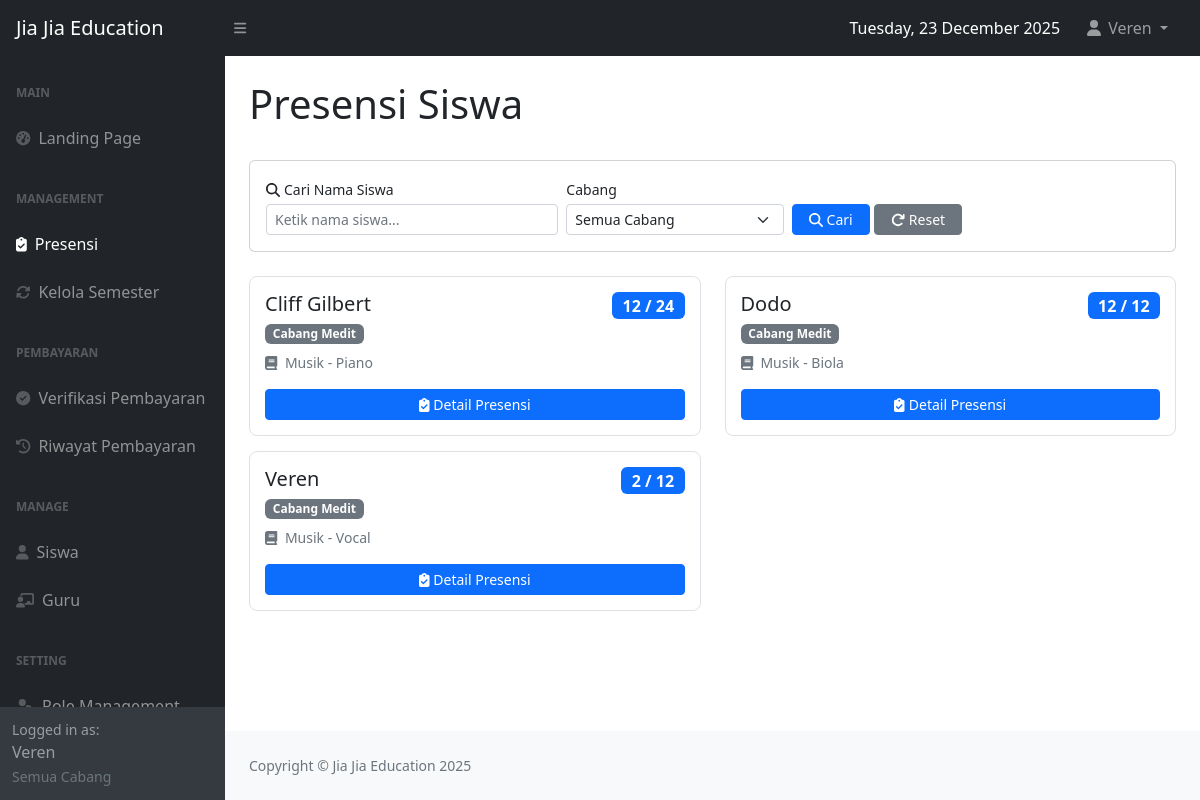
The page /absensi.php (signed in) on the database its author committed.
### tables this page shows
CREATE TABLE `siswa` (
  `siswa_id` int(11) NOT NULL,
  `name` varchar(255) NOT NULL,
  `username` varchar(50) DEFAULT NULL,
  `password` varchar(255) DEFAULT NULL,
  `jenis_kelamin` enum('P','L') NOT NULL,
  `tanggal_lahir` date NOT NULL,
  `cabang_id` int(11) NOT NULL,
  `asal_sekolah` varchar(255) NOT NULL,
  `nama_orangtua` varchar(100) DEFAULT NULL,
  `no_telp` varchar(20) DEFAULT NULL,
  `status` enum('aktif','nonaktif','cuti') NOT NULL,
  `created_at` datetime NOT NULL
);

CREATE TABLE `cabang` (
  `cabang_id` int(11) NOT NULL,
  `nama_cabang` varchar(100) NOT NULL
);

### check_login.php (called while the page is built, shortened)
<?php
function getUserFullName() {
    return $_SESSION['full_name'] ?? 'User';
}
?>

### absensi.php (the view, shortened to what this page needs)
<?php
require 'check_login.php';
require 'config.php';
$current_user_name = getUserFullName();
$current_user_role_id = $_SESSION['role_id'];
$current_user_cabang_name = $_SESSION['cabang_name'] ?? 'Semua Cabang';
$filter_search = isset($_GET['search']) ? trim($_GET['search']) : '';
try {
    $query_siswa = "
        SELECT DISTINCT
            s.siswa_id,
            s.name as nama_siswa,
            s.cabang_id,
            c.nama_cabang,
            COUNT(DISTINCT sd.datales_id) as jumlah_paket,
            GROUP_CONCAT(DISTINCT CONCAT(jl.name, ' - ', tl.name) SEPARATOR ' | ') as nama_paket_list
        FROM siswa s
        INNER JOIN cabang c ON s.cabang_id = c.cabang_id
        LEFT JOIN siswa_datales sd ON s.siswa_id = sd.siswa_id AND sd.status = 'aktif' AND sd.is_history = 0
        LEFT JOIN datales d ON sd.datales_id = d.datales_id
        LEFT JOIN jenistingkat jt ON d.jenistingkat_id = jt.jenistingkat_id
        LEFT JOIN tipeles tl ON jt.tipeles_id = tl.tipeles_id
        LEFT JOIN jenisles jl ON tl.jenisles_id = jl.jenisles_id
        WHERE s.status = 'aktif'
    ";
    $query_siswa .= "
        GROUP BY s.siswa_id, s.name, s.cabang_id, c.nama_cabang
        ORDER BY c.nama_cabang ASC, s.name ASC
    ";
    $stmt_siswa = $conn->prepare($query_siswa);
    if (!$stmt_siswa->execute()) {
        throw new Exception("Execute failed: " . $stmt_siswa->error);
    }
    $siswa_temp = $stmt_siswa->get_result()->fetch_all(MYSQLI_ASSOC);
    $siswa_data = [];
    foreach ($siswa_temp as $siswa) {
        $stmt_progress = $conn->prepare("
            SELECT
                COUNT(*) as total_pertemuan,
                SUM(CASE WHEN status_pertemuan IN ('hadir', 'tidak_hadir', 'sakit') THEN 1 ELSE 0 END) as total_diabsen
            FROM jadwal_pertemuan jp
            INNER JOIN siswa_datales sd ON jp.siswa_id = sd.siswa_id AND jp.datales_id = sd.datales_id
            WHERE jp.siswa_id = ? AND sd.status = 'aktif' AND sd.is_history = FALSE
        ");
        $stmt_progress->bind_param("i", $siswa['siswa_id']);
        $stmt_progress->execute();
        $progress = $stmt_progress->get_result()->fetch_assoc();
        $siswa['total_pertemuan'] = $progress['total_pertemuan'];
        $siswa['total_diabsen'] = $progress['total_diabsen'];
        $siswa_data[] = $siswa;
    }
} catch (Exception $e) {
    error_log("Error loading siswa: " . $e->getMessage());
    echo "<div class='container mt-3'><div class='alert alert-danger'>";
    echo "<strong>Error:</strong> " . htmlspecialchars($e->getMessage());
    echo "</div></div>";
    $siswa_data = [];
}
?>
<!DOCTYPE html>
<html lang="id">
<head>
    <link href="https://cdn.jsdelivr.net/npm/bootstrap@5.2.3/dist/css/bootstrap.min.css" rel="stylesheet" />
    <link href="css/styles.css" rel="stylesheet" />
</head>
<body class="sb-nav-fixed">
    <nav class="sb-topnav navbar navbar-expand navbar-dark bg-dark">
        <a class="navbar-brand ps-3" href="index.php">Jia Jia Education</a>
        <button class="btn btn-link btn-sm order-1 order-lg-0 me-4 me-lg-0" id="sidebarToggle"><i class="fas fa-bars"></i></button>
        <ul class="navbar-nav ms-auto ms-md-0 me-3 me-lg-4">
            <li class="nav-item d-none d-md-flex align-items-center me-3">
                <span class="text-white">
                    <?php
                    $days_id = ['Sunday', 'Monday', 'Tuesday', 'Wednesday', 'Thursday', 'Friday', 'Saturday'];
                    $months_id = ['', 'January', 'February', 'March', 'April', 'May', 'June', 'July', 'August', 'September', 'October', 'November', 'December'];
                    $day = $days_id[date('w')];
                    $date = date('d');
                    $month = $months_id[date('n')];
                    $year = date('Y');
                    echo "$day, $date $month $year";
                    ?>
                </span>
            </li>
            <li class="nav-item dropdown">
                <a class="nav-link dropdown-toggle" id="navbarDropdown" href="#" role="button" data-bs-toggle="dropdown" aria-expanded="false">
                    <i class="fas fa-user fa-fw"></i> <?php echo htmlspecialchars($current_user_name); ?>
                </a>
            </li>
        </ul>
    </nav>
    <div id="layoutSidenav">
        <div id="layoutSidenav_nav">
            <nav class="sb-sidenav accordion sb-sidenav-dark">
                <div class="sb-sidenav-menu">
                    <div class="nav">
                        <div class="sb-sidenav-menu-heading">Main</div>
                        <a class="nav-link" href="index.php">
                            <div class="sb-nav-link-icon"><i class="fas fa-tachometer-alt"></i></div>
                            Landing Page
                        </a>
                        <div class="sb-sidenav-menu-heading">Management</div>
                        <a class="nav-link active" href="absensi.php">
                            <div class="sb-nav-link-icon"><i class="fas fa-clipboard-check"></i></div>
                            Presensi
                        </a>
                        <a class="nav-link" href="kelola_semester.php">
                            <div class="sb-nav-link-icon"><i class="fas fa-sync-alt"></i></div>
                            Kelola Semester
                        </a>
                        <?php if ($current_user_role_id == 1): ?>
                        <div class="sb-sidenav-menu-heading">Pembayaran</div>
                        <a class="nav-link" href="verifikasi_pembayaran.php">
                            <div class="sb-nav-link-icon"><i class="fas fa-check-circle"></i></div>
                            Verifikasi Pembayaran
                        </a>
                        <a class="nav-link" href="riwayat_pembayaran.php">
                            <div class="sb-nav-link-icon"><i class="fas fa-history"></i></div>
                            Riwayat Pembayaran
                        </a>
                        <?php endif; ?>
                        <?php if ($current_user_role_id <= 2): ?>
                        <div class="sb-sidenav-menu-heading">Manage</div>
                        <a class="nav-link" href="siswa.php">
                            <div class="sb-nav-link-icon"><i class="fas fa-user"></i></div>
                            Siswa
                        </a>
                        <?php endif; ?>
                        <?php if ($current_user_role_id == 1): ?>
                        <a class="nav-link" href="guru.php">
                            <div class="sb-nav-link-icon"><i class="fas fa-chalkboard-teacher"></i></div>
                            Guru
                        </a>
                        <?php endif; ?>
                        <div class="sb-sidenav-menu-heading">Setting</div>
                        <?php if ($current_user_role_id == 1): ?>
                        <a class="nav-link" href="role.php">
                            <div class="sb-nav-link-icon"><i class="fas fa-user-tag"></i></div>
                            Role Management
                        </a>
                        <?php endif; ?>
                    </div>
                </div>
                <div class="sb-sidenav-footer">
                    <div class="small">Logged in as:</div>
                    <?php echo htmlspecialchars($current_user_name); ?><br>
                    <small class="text-muted"><?php echo htmlspecialchars($current_user_cabang_name); ?></small>
                </div>
            </nav>
        </div>
        <div id="layoutSidenav_content">
            <main>
                <div class="container-fluid px-4">
                    <h1 class="mt-4">Presensi Siswa</h1>
                    <br>
                    <div class="card mb-4">
                        <div class="card-body py-3">
                            <form method="GET" class="row g-2 align-items-end">
                                <div class="col-md-4">
                                    <label class="form-label small mb-1">
                                        <i class="fas fa-search me-1"></i>Cari Nama Siswa
                                    </label>
                                    <input type="text"
                                        class="form-control form-control-sm"
                                        name="search"
                                        value="<?php echo htmlspecialchars($filter_search); ?>"
                                        placeholder="Ketik nama siswa...">
                                </div>
                                <?php if ($current_user_role_id == 1): ?>
                                <div class="col-md-3">
                                    <label class="form-label small mb-1">Cabang</label>
                                    <select class="form-select form-select-sm" name="cabang_id">
                                        <option value="">Semua Cabang</option>
                                    </select>
                                </div>
                                <?php endif; ?>
                                <div class="col-md-auto">
                                    <button type="submit" class="btn btn-primary btn-sm px-3">
                                        <i class="fas fa-search me-1"></i>Cari
                                    </button>
                                    <a href="absensi.php" class="btn btn-secondary btn-sm px-3">
                                        <i class="fas fa-redo me-1"></i>Reset
                                    </a>
                                </div>
                            </form>
                        </div>
                    </div>
                    <div class="row">
                        <?php if (count($siswa_data) > 0): ?>
                            <?php foreach ($siswa_data as $siswa):
                            ?>
                            <div class="col-md-6">
                                <div class="siswa-card">
                                    <div class="d-flex justify-content-between align-items-start mb-2">
                                        <div>
                                            <h5 class="mb-1"><?php echo htmlspecialchars($siswa['nama_siswa']); ?></h5>
                                            <span class="badge bg-secondary"><?php echo htmlspecialchars($siswa['nama_cabang']); ?></span>
                                        </div>
                                        <span class="badge bg-primary fs-6">
                                            <?php echo $siswa['total_diabsen']; ?> / <?php echo $siswa['total_pertemuan']; ?>
                                        </span>
                                    </div>
                                    <div class="text-muted small mb-3">
                                        <i class="fas fa-book me-1"></i>
                                        <?php echo htmlspecialchars($siswa['nama_paket_list'] ?? '-'); ?>
                                    </div>
                                    <div class="d-grid">
                                        <a href="detail_absensi.php?siswa_id=<?php echo $siswa['siswa_id']; ?>"
                                           class="btn btn-primary btn-sm">
                                            <i class="fas fa-clipboard-check me-1"></i>Detail Presensi
                                        </a>
                                    </div>
                                </div>
                            </div>
                            <?php endforeach; ?>
                        <?php endif; ?>
                    </div>
                </div>
            </main>
            <footer class="py-4 bg-light mt-auto">
                <div class="container-fluid px-4">
                    <div class="d-flex align-items-center justify-content-between small">
                        <div class="text-muted">Copyright &copy; Jia Jia Education <?php echo date('Y'); ?></div>
                    </div>
                </div>
            </footer>
        </div>
    </div>
</body>
</html>

### absensi.php (style rules this page uses)
.siswa-card { border: 1px solid #dee2e6; border-radius: 8px; padding: 15px; margin-bottom: 15px; background: #fff; transition: all 0.3s; }

### rows shown on the page
siswa: name "Cliff Gilbert", cabang.nama_cabang "Cabang Medit", total_diabsen "12", total_pertemuan "24", nama_paket_list "Musik - Piano"
siswa: name "Dodo", cabang.nama_cabang "Cabang Medit", total_diabsen "12", total_pertemuan "12", nama_paket_list "Musik - Biola"
siswa: name "Veren", cabang.nama_cabang "Cabang Medit", total_diabsen "2", total_pertemuan "12", nama_paket_list "Musik - Vocal"

### other values the page prints
$current_user_name "Veren"
$current_user_cabang_name "Semua Cabang"
